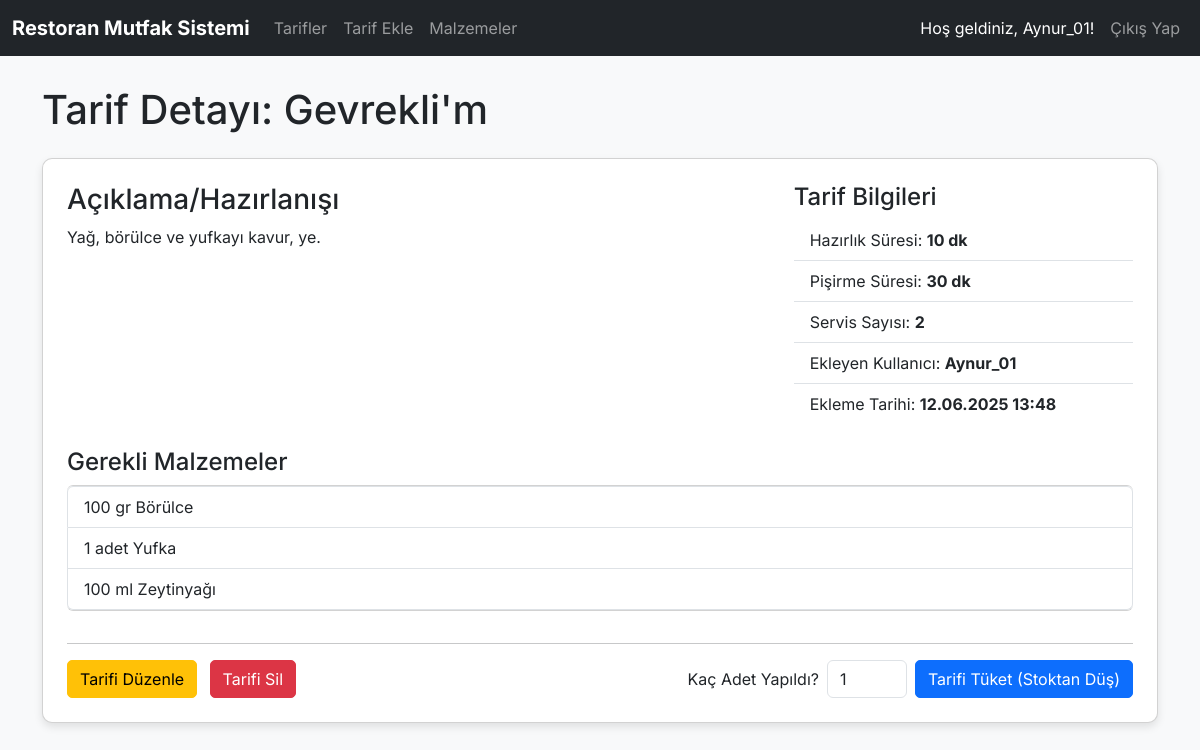
Page /tarif_detay.php?id=1 (signed in) on the committed database.
### tables this page shows
CREATE TABLE `tarifler` (
  `id` int(11) NOT NULL,
  `kullanici_id` int(11) NOT NULL,
  `ad` varchar(255) NOT NULL,
  `aciklama` text DEFAULT NULL,
  `hazirlik_suresi` varchar(50) DEFAULT NULL,
  `pisirme_suresi` varchar(50) DEFAULT NULL,
  `servis_sayisi` int(11) DEFAULT NULL,
  `created_at` datetime DEFAULT current_timestamp()
);

CREATE TABLE `users` (
  `id` int(11) NOT NULL,
  `username` varchar(255) NOT NULL,
  `password` varchar(255) NOT NULL,
  `created_at` datetime DEFAULT current_timestamp()
);

CREATE TABLE `tarif_malzemeler` (
  `tarif_id` int(11) NOT NULL,
  `malzeme_id` int(11) NOT NULL,
  `miktar` varchar(100) NOT NULL
);

CREATE TABLE `malzemeler` (
  `id` int(11) NOT NULL,
  `ad` varchar(255) NOT NULL,
  `birim` varchar(50) DEFAULT NULL,
  `created_at` datetime DEFAULT current_timestamp(),
  `stok_miktari` decimal(10,2) DEFAULT 0.00
);

### classes/Tarif.php (called while the page is built, shortened)
<?php
class Tarif {
    private $pdo;
    public function __construct(PDO $pdo) {
        $this->pdo = $pdo;
    }
    public function getTarifById($id) {
        try {
            $stmt = $this->pdo->prepare("SELECT t.*, u.username FROM tarifler t JOIN users u ON t.kullanici_id = u.id WHERE t.id = ?");
            $stmt->execute([$id]);
            return $stmt->fetch();
        } catch (PDOException $e) {
            error_log("Tarif getirme hatası: " . $e->getMessage());
            return false;
        }
    }
    public function getTarifMalzemeler($tarif_id) {
        try {
            $stmt = $this->pdo->prepare("
                SELECT tm.miktar, m.id as malzeme_id, m.ad as malzeme_ad, m.birim
                FROM tarif_malzemeler tm
                JOIN malzemeler m ON tm.malzeme_id = m.id
                WHERE tm.tarif_id = ?
            ");
            $stmt->execute([$tarif_id]);
            return $stmt->fetchAll();
        } catch (PDOException $e) {
            error_log("Tarif malzemelerini getirme hatası: " . $e->getMessage());
            return [];
        }
    }
}
?>

### public/tarif_detay.php (the view, shortened to what this page needs)
<?php
require_once __DIR__ . '/../includes/header.php';
$tarif_id = isset($_GET['id']) ? (int)$_GET['id'] : 0;
$tarif = $tarifObj->getTarifById($tarif_id);
$tarif_malzemeler = $tarifObj->getTarifMalzemeler($tarif_id);
?>
<h1 class="mb-4">Tarif Detayı: <?php echo htmlspecialchars($tarif['ad']); ?></h1>
<div class="card p-4 mb-4">
    <div class="row">
        <div class="col-md-8">
            <h3>Açıklama/Hazırlanışı</h3>
            <p><?php echo nl2br(htmlspecialchars($tarif['aciklama'])); ?></p>
        </div>
        <div class="col-md-4">
            <h4>Tarif Bilgileri</h4>
            <ul class="list-group list-group-flush">
                <li class="list-group-item">Hazırlık Süresi: <strong><?php echo htmlspecialchars($tarif['hazirlik_suresi']); ?></strong></li>
                <li class="list-group-item">Pişirme Süresi: <strong><?php echo htmlspecialchars($tarif['pisirme_suresi']); ?></strong></li>
                <li class="list-group-item">Servis Sayısı: <strong><?php echo htmlspecialchars($tarif['servis_sayisi']); ?></strong></li>
                <li class="list-group-item">Ekleyen Kullanıcı: <strong><?php echo htmlspecialchars($tarif['username']); ?></strong></li>
                <li class="list-group-item">Ekleme Tarihi: <strong><?php echo date('d.m.Y H:i', strtotime($tarif['created_at'])); ?></strong></li>
            </ul>
        </div>
    </div>
    <h4 class="mt-4">Gerekli Malzemeler</h4>
    <?php if (empty($tarif_malzemeler)): ?>
        <div class="alert alert-warning" role="alert">
            Bu tarife henüz malzeme eklenmemiş.
        </div>
    <?php else: ?>
        <ul class="list-group mb-3">
            <?php foreach ($tarif_malzemeler as $malzeme): ?>
                <li class="list-group-item">
                    <?php echo htmlspecialchars($malzeme['miktar']); ?>
                    <?php echo htmlspecialchars($malzeme['birim']); ?>
                    <?php echo htmlspecialchars($malzeme['malzeme_ad']); ?>
                </li>
            <?php endforeach; ?>
        </ul>
    <?php endif; ?>
    <hr>
    <div class="d-flex justify-content-between align-items-center">
        <div>
            <a href="tarif_duzenle.php?id=<?php echo $tarif['id']; ?>" class="btn btn-warning me-2">Tarifi Düzenle</a>
            <button type="button" class="btn btn-danger" data-bs-toggle="modal" data-bs-target="#deleteTarifModal">Tarifi Sil</button>
        </div>
        <form action="tarif_detay.php?id=<?php echo $tarif_id; ?>" method="POST" class="d-flex align-items-center">
            <label for="kac_adet_yapildi" class="form-label me-2 mb-0">Kaç Adet Yapıldı?</label>
            <input type="number" class="form-control me-2" id="kac_adet_yapildi" name="kac_adet_yapildi" value="1" min="1" style="width: 80px;" required>
            <button type="submit" name="tuket_tarif" class="btn btn-primary">Tarifi Tüket (Stoktan Düş)</button>
        </form>
    </div>
</div>
<?php
require_once __DIR__ . '/../includes/footer.php';
?>

### includes/header.php (shortened to what this page needs)
<?php
require_once __DIR__ . '/../config/database.php';
require_once __DIR__ . '/../classes/Tarif.php';
$tarifObj = new Tarif($pdo);
$bootstrap_cdn = 'https://cdn.jsdelivr.net/npm/bootstrap@5.3.3/dist/css/bootstrap.min.css';
?>
<!DOCTYPE html>
<html lang="tr">
<head>
    <link href="<?php echo $bootstrap_cdn; ?>" rel="stylesheet">
</head>
<body>
    <nav class="navbar navbar-expand-lg navbar-dark bg-dark">
        <div class="container-fluid">
            <a class="navbar-brand" href="index.php">Restoran Mutfak Sistemi</a>
            <div class="collapse navbar-collapse" id="navbarNav">
                <ul class="navbar-nav me-auto mb-2 mb-lg-0">
                    <li class="nav-item">
                        <a class="nav-link" href="tarifler.php">Tarifler</a>
                    </li>
                    <li class="nav-item">
                        <a class="nav-link" href="tarif_ekle.php">Tarif Ekle</a>
                    </li>
                    <li class="nav-item">
                        <a class="nav-link" href="malzemeler.php">Malzemeler</a> </li>
                </ul>
                <ul class="navbar-nav ms-auto">
                    <li class="nav-item">
                        <span class="nav-link text-white">Hoş geldiniz, <?php echo htmlspecialchars($_SESSION['username']); ?>!</span>
                    </li>
                    <li class="nav-item">
                        <a class="nav-link btn btn-outline-light" href="logout.php">Çıkış Yap</a>
                    </li>
                </ul>
            </div>
        </div>
    </nav>
    <div class="container">

### includes/footer.php (shortened to what this page needs)
    </div>
</body>
</html>

### includes/header.php (style rules this page uses)
body { font-family: 'Inter', sans-serif; background-color: #f8f9fa; }
.navbar-brand { font-weight: 700; }
.container { margin-top: 30px; }
.card { border-radius: 10px; box-shadow: 0 4px 8px rgba(0,0,0,0.1); }
.btn { border-radius: 5px; }

### rows in the picture
tarifler: ad "Gevrekli'm", aciklama "Yağ, börülce ve yufkayı kavur, ye.", hazirlik_suresi "10 dk", pisirme_suresi "30 dk", servis_sayisi "2", kullanici.username "Aynur_01", created_at "12.06.2025 13:48"
tarif_malzemeler: miktar "100", malzeme.birim "gr", malzeme.ad "Börülce"
tarif_malzemeler: miktar "1", malzeme.birim "adet", malzeme.ad "Yufka"
tarif_malzemeler: miktar "100", malzeme.birim "ml", malzeme.ad "Zeytinyağı"

### other values in the picture
$_SESSION['username'] "Aynur_01"
